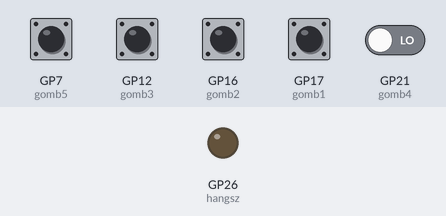
Bench run of a program on a simulated Raspberry Pi Pico running MicroPython. Shown: output pins drawn as LEDs (lit = HIGH). The test bench sets the inputs (shaded band); at power-on: GP7 (gomb5), GP12 (gomb3), GP16 (gomb2), GP17 (gomb1), GP21 (gomb4) LOW.

Above: at 1.2 s.
1.3 s: GP7 (gomb5) pulled HIGH for 1 s
3.8 s: GP16 (gomb2) pulled HIGH for 1 s
6.3 s: GP17 (gomb1) pulled HIGH for 0.15 s
At 7.4 s:
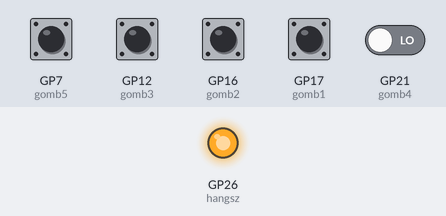
7.9 s: GP12 (gomb3) pulled HIGH for 1 s
At 9.3 s:
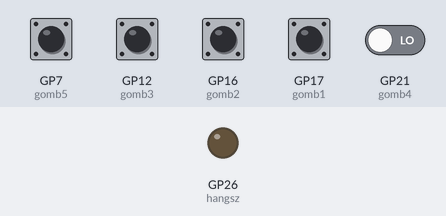
Timing chart, 0 to 10.9 s (numbered marks = the images above; inputs shaded):
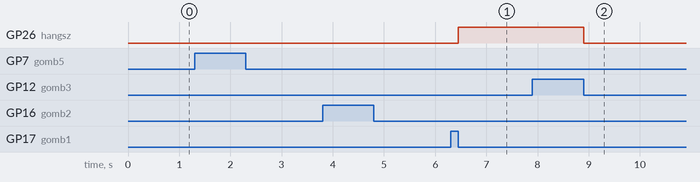

Measured:
- after the input at 6.3 s, GP26 (hangsz): LOW → HIGH after 0.15 s
- after the input at 7.9 s, GP26 (hangsz): HIGH → LOW after 1.0 s

The program:

zongora.py
```python
from utime import time_ns
from machine import Pin
import time

hangsz = Pin(26, Pin.OUT)
gomb1 = Pin(17, Pin.IN, Pin.PULL_DOWN)
gomb2 = Pin(16, Pin.IN, Pin.PULL_DOWN)
gomb3 = Pin(12, Pin.IN, Pin.PULL_DOWN)
gomb4 = Pin(21, Pin.IN, Pin.PULL_DOWN)
gomb5 = Pin(7, Pin.IN, Pin.PULL_DOWN)

while True:
    if gomb1.value() == 1:
        hangsz.toggle()
        time.sleep_us(919)
    if gomb2.value() == 1:
        hangsz.toggle()
        time.sleep_us(975)
    if gomb3.value() == 1:
        hangsz.toggle()
        time.sleep_us(1099)
    if gomb4.value() == 1:
        hangsz.toggle()
        time.sleep_us(975)
    if gomb5.value() == 1:
        hangsz.toggle()
        time.sleep_us(1099)
```
